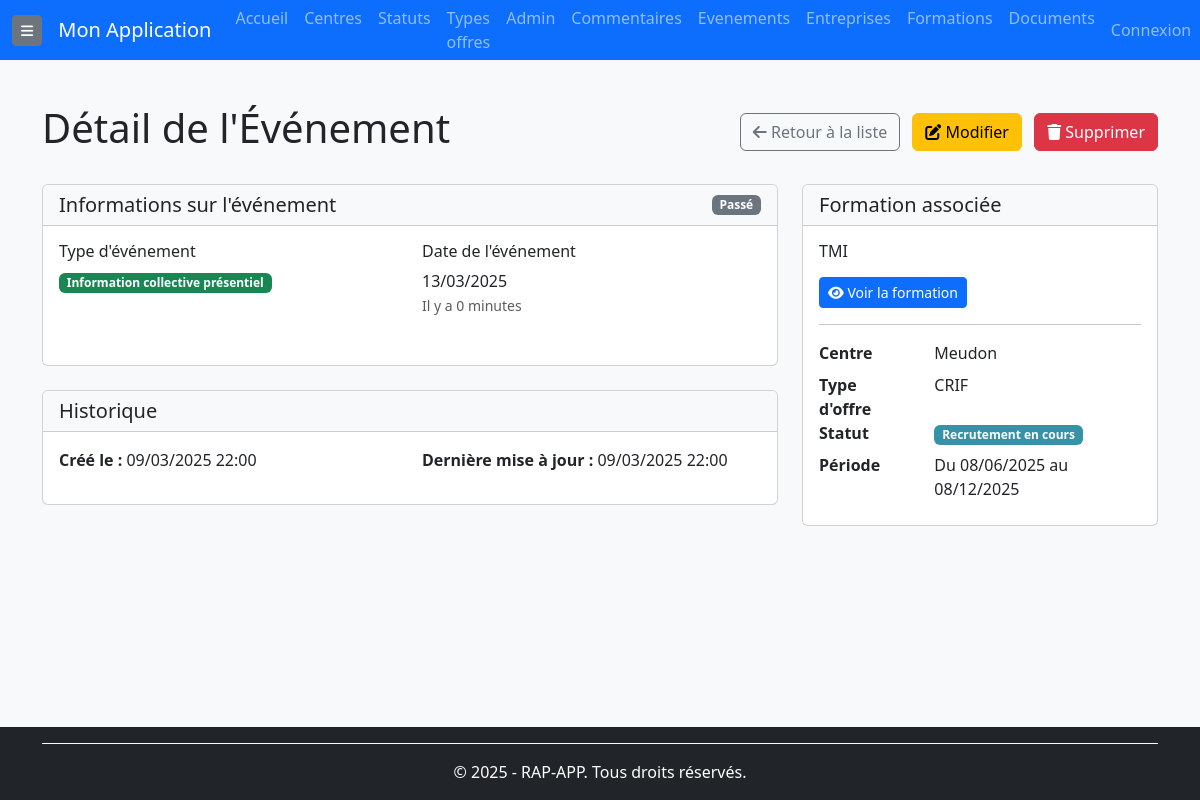
The app's page /evenements/4/ (signed in) with its own data.
### rap_app/models/evenements.py (models this page shows, shortened)
class Evenement(BaseModel):
    INFO_PRESENTIEL = 'info_collective_presentiel'
    INFO_DISTANCIEL = 'info_collective_distanciel'
    JOB_DATING = 'job_dating'
    EVENEMENT_EMPLOI = 'evenement_emploi'
    FORUM = 'forum'
    JPO = 'jpo'
    AUTRE = 'autre'
    TYPE_EVENEMENT_CHOICES = [
        (INFO_PRESENTIEL, 'Information collective présentiel'),
        (INFO_DISTANCIEL, 'Information collective distanciel'),
        (JOB_DATING, 'Job dating'),
        (EVENEMENT_EMPLOI, 'Événement emploi'),
        (FORUM, 'Forum'),
        (JPO, 'Journée Portes Ouvertes (JPO)'),
        (AUTRE, 'Autre'),
    ]
    formation = models.ForeignKey(Formation, on_delete=models.CASCADE, null=True, blank=True,  related_name="evenements",verbose_name="Formation associée")
    type_evenement = models.CharField(max_length=100, choices=TYPE_EVENEMENT_CHOICES, verbose_name="Type d'événement",db_index=True)
    details = models.TextField(null=True,  blank=True, verbose_name="Détails de l'événement")
    event_date = models.DateField(null=True, blank=True, verbose_name="Date de l'événement")
    description_autre = models.CharField(max_length=255,  null=True,  blank=True,  verbose_name="Description pour 'Autre' événement")
    class Meta:
        verbose_name = "Événement"
        verbose_name_plural = "Événements"
        ordering = ['-event_date']
        indexes = [
            models.Index(fields=['event_date']),  # Optimisation des recherches par date.
            models.Index(fields=['type_evenement']),  # Ajout d'un index sur le type d'événement.
        ]

### rap_app/models/formations.py (models this page shows, shortened)
class Formation(BaseModel):
    nom = models.CharField(max_length=255, verbose_name="Nom de la formation")
    centre = models.ForeignKey(Centre, on_delete=models.CASCADE, related_name='formations', verbose_name="Centre de formation")
    type_offre = models.ForeignKey(TypeOffre, on_delete=models.CASCADE, related_name="formations", verbose_name="Type d'offre")
    statut = models.ForeignKey(Statut, on_delete=models.CASCADE, related_name="formations", verbose_name="Statut de la formation")
    start_date = models.DateField(null=True, blank=True, verbose_name="Date de début")
    end_date = models.DateField(null=True, blank=True, verbose_name="Date de fin")
    num_kairos = models.CharField(max_length=50, null=True, blank=True, verbose_name="Numéro Kairos")
    num_offre = models.CharField(max_length=50, null=True, blank=True, verbose_name="Numéro de l'offre")
    num_produit = models.CharField(max_length=50, null=True, blank=True, verbose_name="Numéro du produit")
    prevus_crif = models.PositiveIntegerField(default=0, verbose_name="Places prévues CRIF")
    prevus_mp = models.PositiveIntegerField(default=0, verbose_name="Places prévues MP")
    inscrits_crif = models.PositiveIntegerField(default=0, verbose_name="Inscrits CRIF")
    inscrits_mp = models.PositiveIntegerField(default=0, verbose_name="Inscrits MP")
    assistante = models.CharField(max_length=255, null=True, blank=True, verbose_name="Assistante")
    cap = models.PositiveIntegerField(null=True, blank=True, verbose_name="Capacité maximale")
    convocation_envoie = models.BooleanField(default=False, verbose_name="Convocation envoyée")
    entresformation = models.PositiveIntegerField(default=0, verbose_name="Entrées en formation")
    nombre_candidats = models.PositiveIntegerField(default=0, verbose_name="Nombre de candidats")
    nombre_entretiens = models.PositiveIntegerField(default=0, verbose_name="Nombre d'entretiens")
    nombre_evenements = models.PositiveIntegerField(default=0, verbose_name="Nombre d'événements")
    dernier_commentaire = models.TextField(null=True, blank=True, verbose_name="Dernier commentaire")
    entreprises = models.ManyToManyField(Entreprise, related_name="formations", verbose_name="Partenaires", blank=True)
    utilisateur = models.ForeignKey(User, on_delete=models.SET_NULL, null=True, blank=True,related_name="formations_creees",verbose_name="Créé par" )
    objects = FormationManager()
    class Meta:
        verbose_name = "Formation"
        verbose_name_plural = "Formations"
        ordering = ['-start_date', 'nom']
        indexes = [
            models.Index(fields=['start_date']),
            models.Index(fields=['end_date']),
            models.Index(fields=['nom']),
        ]

### rap_app/models/centres.py (models this page shows, shortened)
class Centre(BaseModel):
    nom = models.CharField(
        max_length=255,
        unique=True,  # 🔹 Garantit qu'un centre a un nom unique
        verbose_name="Nom du centre"
    )
    code_postal = models.CharField(
        max_length=5,  # 🔹 Limité à 5 caractères au lieu de 10
        null=True,
        blank=True,
        verbose_name="Code postal",
        validators=[
            RegexValidator(
                regex=r'^\d{5}$',
                message="Le code postal doit contenir exactement 5 chiffres"
            )
        ]
    )
    class Meta:
        verbose_name = "Centre"
        verbose_name_plural = "Centres"
        ordering = ['nom']
        indexes = [
            models.Index(fields=['nom']),  # 🔹 Index pour optimiser les recherches par nom
            models.Index(fields=['code_postal']),  # 🔹 Index pour les recherches par code postal
        ]

### rap_app/models/types_offre.py (models this page shows, shortened)
class TypeOffre(BaseModel):
    CRIF = 'crif'
    ALTERNANCE = 'alternance'
    POEC = 'poec'
    POEI = 'poei'
    TOSA = 'tosa'
    AUTRE = 'autre'
    NON_DEFINI = 'non_defini'
    TYPE_OFFRE_CHOICES = [
        (CRIF, 'CRIF'),
        (ALTERNANCE, 'Alternance'),
        (POEC, 'POEC'),
        (POEI, 'POEI'),
        (TOSA, 'TOSA'),
        (AUTRE, 'Autre'),
        (NON_DEFINI, 'Non défini'),
    ]
    nom = models.CharField(
        max_length=100,
        choices=TYPE_OFFRE_CHOICES,
        default=NON_DEFINI,
        verbose_name="Type d'offre"
    )
    """
    Nom du type d'offre, avec une liste de choix prédéfinis.
    """
    autre = models.CharField(
        max_length=255,
        blank=True,  # Suppression de null=True pour éviter les valeurs NULL sur un CharField
        verbose_name="Autre (personnalisé)"
    )
    """
    Champ permettant de spécifier un type personnalisé si "Autre" est sélectionné.
    """
    def __str__(self):
        return self.autre if self.nom == self.AUTRE and self.autre else self.get_nom_display()
    class Meta:
        verbose_name = "Type d'offre"
        verbose_name_plural = "Types d'offres"
        ordering = ['nom']
        constraints = [
            models.UniqueConstraint(
                fields=['autre'],
                name='unique_autre_non_null',
                condition=models.Q(nom='autre', autre__isnull=False)
            )
        ]  # Empêche d'avoir plusieurs fois la même valeur personnalisée 'Autre'

### rap_app/models/statut.py (models this page shows, shortened)
class Statut(BaseModel):
    NON_DEFINI = 'non_defini'
    RECRUTEMENT_EN_COURS = 'recrutement_en_cours'
    FORMATION_EN_COURS = 'formation_en_cours'
    FORMATION_A_ANNULER = 'formation_a_annuler'
    FORMATION_A_REPOUSSER = 'formation_a_repousser'
    FORMATION_ANNULEE = 'formation_annulee'
    PLEINE = 'pleine'
    QUASI_PLEINE = 'quasi_pleine'
    AUTRE = 'autre'
    STATUT_CHOICES = [
        (NON_DEFINI, 'Non défini'),
        (RECRUTEMENT_EN_COURS, 'Recrutement en cours'),
        (FORMATION_EN_COURS, 'Formation en cours'),
        (FORMATION_A_ANNULER, 'Formation à annuler'),
        (FORMATION_A_REPOUSSER, 'Formation à repousser'),
        (FORMATION_ANNULEE, 'Formation annulée'),
        (PLEINE, 'Pleine'),
        (QUASI_PLEINE, 'Quasi-pleine'),
        (AUTRE, 'Autre'),
    ]
    nom = models.CharField(
        max_length=100,
        choices=STATUT_CHOICES,
        verbose_name="Nom du statut"
    )
    """
    Nom du statut, avec des choix prédéfinis.
    """
    couleur = models.CharField(
        max_length=7,  # Format #RRGGBB
        verbose_name="Couleur",
        help_text="Couleur hexadécimale (ex: #FF5733)",
        blank=True  # Permet d'assigner une couleur par défaut si vide
    )
    """
    Code couleur associé au statut.
    Exemple : `#FF0000` pour rouge, `#00FF00` pour vert.
    Si ce champ est vide, une couleur prédéfinie selon le type de statut sera attribuée.
    """
    description_autre = models.CharField(
        max_length=255,
        blank=True,
        null=True,
        verbose_name="Description personnalisée"
    )
    """
    Permet de renseigner une description si le statut sélectionné est "Autre".
    Obligatoire si le statut est `AUTRE`.
    """
    def get_nom_display(self):
        if self.nom == self.AUTRE and self.description_autre:
            return self.description_autre  # ✅ Retourne la description si le statut est "Autre"
        return dict(self.STATUT_CHOICES).get(self.nom, self.nom)  # ✅ Sinon, retourne le nom normal
    def __str__(self):
        if self.nom == self.AUTRE and self.description_autre:
            return f"{self.description_autre} - {self.couleur}"
        return f"{self.get_nom_display()} "
    class Meta:
        verbose_name = "Statut"
        verbose_name_plural = "Statuts"
        ordering = ['nom']

### rap_app/views/evenements_views.py (the view)
# urls.py: path('evenements/<int:pk>/', evenements_views.EvenementDetailView.as_view(), name='evenement-detail'),
class EvenementDetailView(BaseDetailView):
    model = Evenement
    context_object_name = 'evenement'
    template_name = 'evenements/evenement_detail.html'

### rap_app/templates/evenements/evenement_detail.html (shortened to what this page needs)
{% extends 'base.html' %}
{% load static %}
{% block content %}
<div class="container mt-4">
    <div class="d-flex justify-content-between align-items-center mb-4">
        <h1>Détail de l'Événement</h1>
        <div>
            <a href="{% url 'evenement-list' %}" class="btn btn-outline-secondary">
                <i class="fas fa-arrow-left"></i> Retour à la liste
            </a>
            <a href="{% url 'evenement-update' evenement.id %}" class="btn btn-warning ms-2">
                <i class="fas fa-edit"></i> Modifier
            </a>
            <a href="{% url 'evenement-delete' evenement.id %}" class="btn btn-danger ms-2">
                <i class="fas fa-trash"></i> Supprimer
            </a>
        </div>
    </div>
    <div class="row">
        <div class="col-md-8">
            <div class="card mb-4">
                <div class="card-header bg-light">
                    <div class="d-flex justify-content-between align-items-center">
                        <h5 class="mb-0">Informations sur l'événement</h5>
                        {% if evenement.event_date %}
                            {% if evenement.event_date >= now %}
                                <span class="badge bg-success">À venir</span>
                            {% else %}
                                <span class="badge bg-secondary">Passé</span>
                            {% endif %}
                        {% endif %}
                    </div>
                </div>
                <div class="card-body">
                    <div class="row mb-3">
                        <div class="col-md-6">
                            <h6>Type d'événement</h6>
                            <p>
                                <span class="badge
                                    {% if evenement.type_evenement == 'info_collective_presentiel' %}bg-success
                                    {% elif evenement.type_evenement == 'info_collective_distanciel' %}bg-info
                                    {% elif evenement.type_evenement == 'job_dating' %}bg-warning
                                    {% elif evenement.type_evenement == 'evenement_emploi' %}bg-secondary
                                    {% elif evenement.type_evenement == 'forum' %}bg-dark
                                    {% elif evenement.type_evenement == 'jpo' %}bg-danger
                                    {% else %}bg-light text-dark{% endif %}">
                                    {{ evenement.get_type_evenement_display }}
                                </span>
                            </p>
                        </div>
                        <div class="col-md-6">
                            <h6>Date de l'événement</h6>
                            {% if evenement.event_date %}
                                <p>
                                    {{ evenement.event_date|date:"d/m/Y" }}
                                    <br>
                                    {% if evenement.event_date >= now %}
                                        <small class="text-muted">Dans {{ evenement.event_date|timeuntil }}</small>
                                    {% else %}
                                        <small class="text-muted">Il y a {{ evenement.event_date|timesince }}</small>
                                    {% endif %}
                                </p>
                            {% else %}
                                <p class="text-muted">Date non définie</p>
                            {% endif %}
                        </div>
                    </div>
                </div>
            </div>
            <div class="card mt-4">
                <div class="card-header bg-light">
                    <h5 class="mb-0">Historique</h5>
                </div>
                <div class="card-body">
                    <div class="row">
                        <div class="col-md-6">
                            <p><strong>Créé le :</strong> {{ evenement.created_at|date:"d/m/Y H:i" }}</p>
                        </div>
                        <div class="col-md-6">
                            <p><strong>Dernière mise à jour :</strong> {{ evenement.updated_at|date:"d/m/Y H:i" }}</p>
                        </div>
                    </div>
                </div>
            </div>
        </div>
        <div class="col-md-4">
            {% if evenement.formation %}
                <div class="card">
                    <div class="card-header bg-light">
                        <h5 class="mb-0">Formation associée</h5>
                    </div>
                    <div class="card-body">
                        <h6>{{ evenement.formation.nom }}</h6>
                        <p>
                            <a href="{% url 'formation-detail' evenement.formation.id %}" class="btn btn-sm btn-primary mt-2">
                                <i class="fas fa-eye"></i> Voir la formation
                            </a>
                        </p>
                        <hr>
                        <dl class="row mb-0">
                            <dt class="col-sm-4">Centre</dt>
                            <dd class="col-sm-8">{{ evenement.formation.centre.nom }}</dd>
                            <dt class="col-sm-4">Type d'offre</dt>
                            <dd class="col-sm-8">{{ evenement.formation.type_offre }}</dd>
                            <dt class="col-sm-4">Statut</dt>
                            <dd class="col-sm-8">
                                <span class="badge" style="background-color: {{ evenement.formation.statut.couleur }};">
                                    {{ evenement.formation.statut }}
                                </span>
                            </dd>
                            <dt class="col-sm-4">Période</dt>
                            <dd class="col-sm-8">
                                {% if evenement.formation.start_date and evenement.formation.end_date %}
                                    Du {{ evenement.formation.start_date|date:"d/m/Y" }} au {{ evenement.formation.end_date|date:"d/m/Y" }}
                                {% elif evenement.formation.start_date %}
                                    À partir du {{ evenement.formation.start_date|date:"d/m/Y" }}
                                {% elif evenement.formation.end_date %}
                                    Jusqu'au {{ evenement.formation.end_date|date:"d/m/Y" }}
                                {% else %}
                                    Dates non définies
                                {% endif %}
                            </dd>
                        </dl>
                    </div>
                </div>
            {% endif %}
        </div>
    </div>
</div>
{% endblock %}

### rap_app/templates/base.html (style rules this page uses)
body { background-color: #f8f9fa; display: flex; flex-direction: column; min-height: 100vh; }

### records on screen
Evenement: type_evenement "Information collective présentiel", event_date "13/03/2025", event_date "0 minutes", created_at "09/03/2025 22:00", updated_at "09/03/2025 22:00", formation.nom "TMI", formation.centre.nom "Meudon", formation.type_offre "CRIF", formation.statut "Recrutement en cours", formation.start_date "08/06/2025", formation.end_date "08/12/2025"
